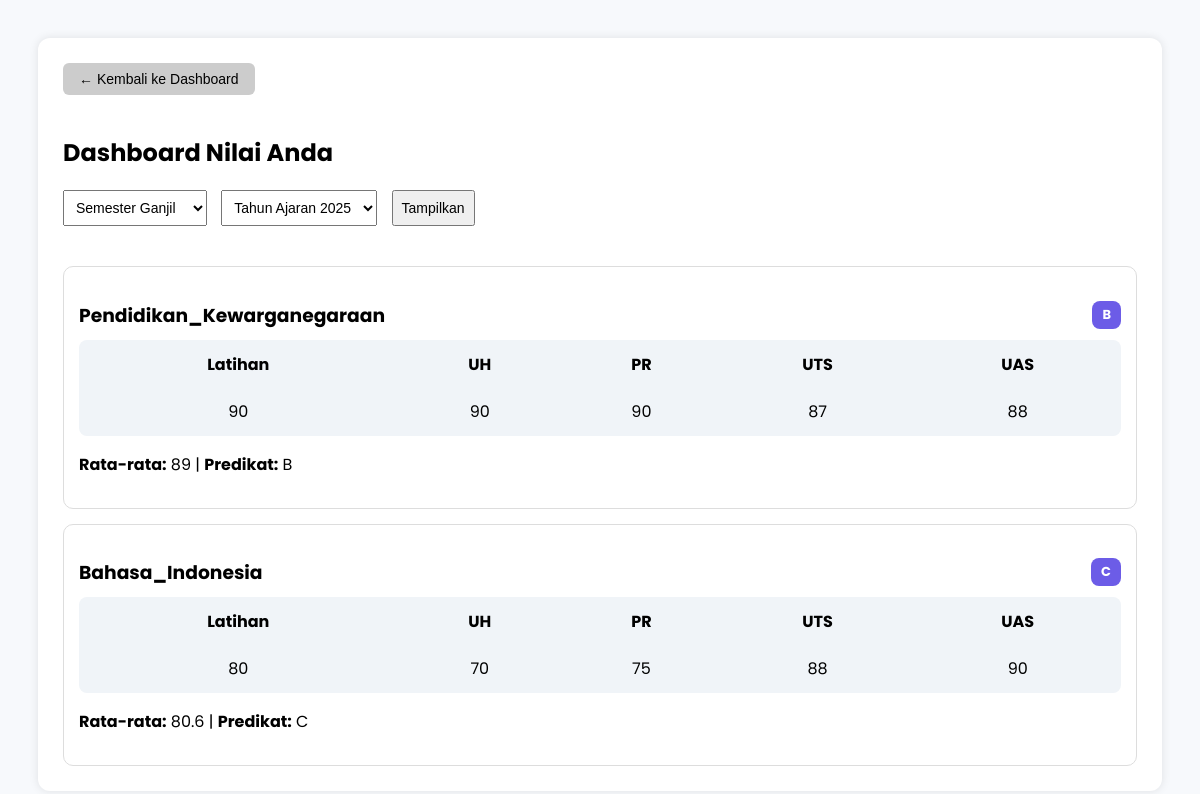
Screenshot of /dashboard/tabel_nilai_siswa.php (signed in) with the database file from the repository.
### tables this page shows
CREATE TABLE `nilai` (
  `id` int(11) NOT NULL,
  `siswa_id` int(11) NOT NULL,
  `kelas` varchar(10) NOT NULL,
  `kurikulum` varchar(50) NOT NULL,
  `mapel` varchar(50) NOT NULL,
  `nilai_latihan` int(11) DEFAULT NULL,
  `nilai_ulangan` int(11) DEFAULT NULL,
  `nilai_pr` int(11) DEFAULT NULL,
  `nilai_uts` int(11) DEFAULT NULL,
  `nilai_uas` int(11) DEFAULT NULL,
  `nilai_rata2` float DEFAULT NULL,
  `predikat` char(1) DEFAULT NULL,
  `deskripsi` text NOT NULL,
  `semester` enum('Ganjil','Genap') NOT NULL,
  `tahun_ajaran` varchar(20) NOT NULL,
  `guru_username` varchar(100) NOT NULL,
  `created_at` timestamp NOT NULL DEFAULT current_timestamp()
);

### dashboard/tabel_nilai_siswa.php (the view, shortened to what this page needs)
<?php
include '../koneksi.php';
$siswa_id = $_SESSION["siswa_id"];
$semester = $_GET['semester'] ?? 'Ganjil';
$tahun_ajaran = $_GET['tahun_ajaran'] ?? '2025';
?>
<!DOCTYPE html>
<html lang="id">
<head>
</head>
<body>
    <div class="container">
        <form method="POST" style="margin-bottom: 10px;">
            <button type="submit" name="kembali" class="btn-kembali">← Kembali ke Dashboard</button>
        </form>
        <h2>Dashboard Nilai Anda</h2>
        <form method="GET">
            <select name="semester">
                <option value="Ganjil" <?= $semester == 'Ganjil' ? 'selected' : '' ?>>Semester Ganjil</option>
            </select>
            <select name="tahun_ajaran">
                <?php
                for ($i = 2020; $i <= 2030; $i++) {
                    $selected = $tahun_ajaran == $i ? 'selected' : '';
                    echo "<option value='$i' $selected>Tahun Ajaran $i</option>";
                }
                ?>
            </select>
            <button type="submit">Tampilkan</button>
        </form>
        <br>
        <?php
        $query = mysqli_query($conn, "SELECT * FROM nilai
            WHERE siswa_id = '$siswa_id'
            AND semester = '$semester'
            AND tahun_ajaran = '$tahun_ajaran'");
        if (mysqli_num_rows($query) > 0) {
            while ($row = mysqli_fetch_assoc($query)) {
                $mapel = $row['mapel'];
                $nilai_latihan = $row['nilai_latihan'] ?? '-';
                $nilai_ulangan = $row['nilai_ulangan'] ?? '-';
                $nilai_pr = $row['nilai_pr'] ?? '-';
                $nilai_uts = $row['nilai_uts'] ?? '-';
                $nilai_uas = $row['nilai_uas'] ?? '-';
                $nilai_rata2 = $row['nilai_rata2'] ?? '-';
                $predikat = $row['predikat'] ?? '-';
                echo "
                <div class='nilai-box'>
                    <h3>$mapel <span class='predikat-badge'>$predikat</span></h3>
                    <table>
                        <tr>
                            <th>Latihan</th>
                            <th>UH</th>
                            <th>PR</th>
                            <th>UTS</th>
                            <th>UAS</th>
                        </tr>
                        <tr>
                            <td>$nilai_latihan</td>
                            <td>$nilai_ulangan</td>
                            <td>$nilai_pr</td>
                            <td>$nilai_uts</td>
                            <td>$nilai_uas</td>
                        </tr>
                    </table>
                    <p><b>Rata-rata:</b> $nilai_rata2 | <b>Predikat:</b> $predikat</p>
                </div>";
            }
        } else {
            echo "<p>Tidak ada data nilai untuk Semester <b>$semester</b> Tahun Ajaran <b>$tahun_ajaran</b>.</p>";
        }
        ?>
    </div>
</body>
</html>

### dashboard/tabel_nilai_siswa.php (style rules this page uses)
body { font-family: 'Poppins', sans-serif; background-color: #f7f9fc; padding: 30px; }
.container { background: #fff; border-radius: 12px; padding: 25px; box-shadow: 0 0 10px rgba(0,0,0,0.1); }
h2 { margin-bottom: 20px; }
form select, form button { padding: 8px; margin-right: 10px; font-size: 14px; }
table { width: 100%; background-color: #f0f4f8; text-align: center; margin-top: 10px; border-radius: 8px; overflow: hidden; }
th, td { padding: 10px; }
.nilai-box { border: 1px solid #ddd; padding: 15px; margin-top: 15px; border-radius: 10px; }
.nilai-box h3 { margin-bottom: 10px; }
.predikat-badge { background-color: #6c5ce7; color: #fff; padding: 4px 10px; border-radius: 8px; float: right; font-size: 13px; }
.btn-kembali { background-color: #ccc; border: none; padding: 8px 16px; border-radius: 6px; font-size: 14px; cursor: pointer; margin-bottom: 20px; }

### rows the page displays
nilai: mapel "Pendidikan_Kewarganegaraan", predikat "B", nilai_latihan "90", nilai_ulangan "90", nilai_pr "90", nilai_uts "87", nilai_uas "88", nilai_rata2 "89"
nilai: mapel "Bahasa_Indonesia", predikat "C", nilai_latihan "80", nilai_ulangan "70", nilai_pr "75", nilai_uts "88", nilai_uas "90", nilai_rata2 "80.6"
